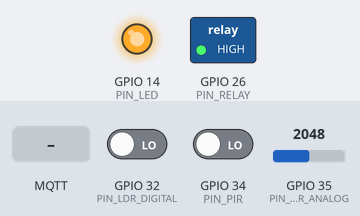
The sketch below on a simulated ESP32. Parts: switched loads named in the sketch (green lamp = pin HIGH), output pins drawn as LEDs (lit = HIGH). The test bench sets the inputs (shaded band); at power-on: GPIO 34 (PIN_PIR) LOW, GPIO 35 (PIN_LDR_ANALOG) = 2048, GPIO 32 (PIN_LDR_DIGITAL) LOW. WiFi joins after 1.5 s; servers stay silent unless stated; no MQTT or app messages arrive unless stated; what the sketch prints to the serial monitor is not drawn.

Above: at 0.6 s.
At 2.7 s:
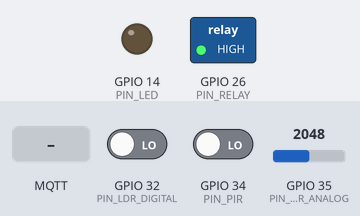
2.8 s: GPIO 34 (PIN_PIR) driven HIGH
4.8 s: GPIO 35 (PIN_LDR_ANALOG) set to 1932
At 5.7 s:
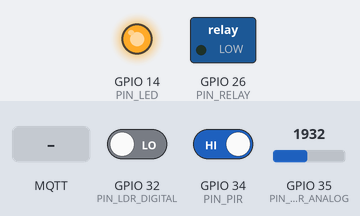
6.4 s: MQTT message "relay" arrives on the first subscribed topic
8.0 s: MQTT message "1" arrives on the first subscribed topic
9.6 s: MQTT message "on" arrives on the first subscribed topic
Timing chart, 0 to 12.2 s (numbered marks = the images above; inputs shaded):
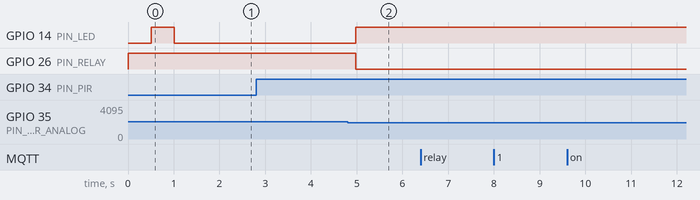

Measured:
- the behaviour switches between 2000 and 1999 on GPIO 35 (PIN_LDR_ANALOG) (found by bisection; images 1 and 2)
- after the input at 2.8 s, every drawn part: stays the same
- after the input at 4.8 s, GPIO 14 (PIN_LED): LOW → HIGH after 0.18 s; GPIO 26 (PIN_RELAY): HIGH → LOW after 0.18 s
- after the input at 6.4 s, every drawn part: stays the same
- after the input at 8.0 s, every drawn part: stays the same
- after the input at 9.6 s, every drawn part: stays the same

The sketch:

smart_classroom_esp32__1_.ino
```cpp
/*
 * ============================================================
 *  SMART CLASSROOM MONITORING - ESP32 Firmware
 *  Kelompok 137 Nyquist - IoT Project
 * ============================================================
 *  Hardware:
 *    - ESP32 DevKit V1
 *    - PIR HC-SR501  -> GPIO 34
 *    - LDR 4-pin AO  -> GPIO 35
 *    - LDR 4-pin DO  -> GPIO 32
 *    - Relay 5V      -> GPIO 26 (aktif LOW)
 *    - LED Indikator -> GPIO 14
 *
 *  Dependensi Library (Install via Arduino Library Manager):
 *    - PubSubClient  (Nick O'Leary)
 *    - ArduinoJson   (Benoit Blanchon)
 * ============================================================
 *
 *  CARA INSTALL LIBRARY:
 *  Arduino IDE -> Sketch -> Include Library -> Manage Libraries
 *  Cari dan install: "PubSubClient" dan "ArduinoJson"
 *
 *  CARA UPLOAD:
 *  1. Board: "ESP32 Dev Module"
 *  2. Port: sesuai COM port
 *  3. Upload Speed: 115200
 * ============================================================
 */

#include <WiFi.h>
#include <PubSubClient.h>
#include <ArduinoJson.h>

// ============================================================
//  KONFIGURASI - SESUAIKAN DENGAN SETUP ANDA
// ============================================================

// WiFi
const char* WIFI_SSID     = "Shizika";
const char* WIFI_PASSWORD = "12sampe9";

// MQTT Broker (IP komputer yang menjalankan Mosquitto)
const char* MQTT_BROKER   = "10.105.116.135";  // Ganti dengan IP broker Anda
const int  MQTT_PORT     = 1883;
const char* MQTT_USER     = "admin";           // Username MQTT broker
const char* MQTT_PASS     = "password123";     // Password MQTT broker
const char* MQTT_CLIENT   = "esp32_classroom_1";

// MQTT Topics
const char* TOPIC_SENSOR  = "classroom/sensor";
const char* TOPIC_STATUS  = "classroom/status";
const char* TOPIC_CMD     = "classroom/command";  // untuk terima perintah dari dashboard

// ============================================================
//  PIN DEFINITIONS
// ============================================================
#define PIN_PIR         34   // PIR HC-SR501 output
#define PIN_LDR_ANALOG  35   // LDR output analog
#define PIN_LDR_DIGITAL 32   // LDR output digital
#define PIN_RELAY       26   // Relay IN (aktif LOW)
#define PIN_LED         14   // LED indikator status

// ============================================================
//  KONFIGURASI SISTEM
// ============================================================
#define INTERVAL_PUBLISH    60000   // Kirim data tiap 60 detik (1 menit)
#define PIR_DELAY           30000   // Tunggu 30 detik sebelum matikan lampu
#define LDR_THRESHOLD_DARK  2000    // Nilai ADC dibawah ini = gelap (sesuaikan!)
#define RELAY_ACTIVE_LOW    true    // true jika relay aktif LOW (umumnya begitu)

// ============================================================
//  VARIABEL GLOBAL
// ============================================================
WiFiClient   espClient;
PubSubClient mqttClient(espClient);

bool  pirState        = false;   // Ada orang = true
bool  relayState      = false;   // Lampu menyala = true
int   ldrValue        = 0;       // Nilai analog LDR (0-4095)
bool  ldrDigital      = false;   // Kondisi gelap digital
unsigned long lastPublish    = 0;
unsigned long lastPirDetect  = 0;
unsigned long lastReconnect  = 0;

// ============================================================
//  FUNGSI RELAY
// ============================================================
void setRelay(bool on) {
  relayState = on;
  if (RELAY_ACTIVE_LOW) {
    digitalWrite(PIN_RELAY, on ? LOW : HIGH);
  } else {
    digitalWrite(PIN_RELAY, on ? HIGH : LOW);
  }
  // LED ikut status relay
  digitalWrite(PIN_LED, on ? HIGH : LOW);
  Serial.printf("[RELAY] Lampu: %s\n", on ? "MENYALA" : "MATI");
}

// ============================================================
//  KONEKSI WIFI
// ============================================================
void connectWiFi() {
  Serial.printf("\n[WiFi] Menghubungkan ke: %s", WIFI_SSID);
  WiFi.begin(WIFI_SSID, WIFI_PASSWORD);

  int retry = 0;
  while (WiFi.status() != WL_CONNECTED && retry < 30) {
    delay(500);
    Serial.print(".");
    retry++;
    // Kedipkan LED saat connecting
    digitalWrite(PIN_LED, !digitalRead(PIN_LED));
  }

  if (WiFi.status() == WL_CONNECTED) {
    Serial.printf("\n[WiFi] Terhubung! IP: %s\n", WiFi.localIP().toString().c_str());
    digitalWrite(PIN_LED, LOW);
  } else {
    Serial.println("\n[WiFi] GAGAL terhubung. Restart...");
    ESP.restart();
  }
}

// ============================================================
//  CALLBACK MQTT (terima perintah dari dashboard/Node-RED)
// ============================================================
void mqttCallback(char* topic, byte* payload, unsigned int length) {
  String msg = "";
  for (unsigned int i = 0; i < length; i++) {
    msg += (char)payload[i];
  }

  Serial.printf("[MQTT] Pesan dari %s: %s\n", topic, msg.c_str());

  // Parse JSON command
  StaticJsonDocument<200> doc;
  if (deserializeJson(doc, msg) == DeserializationError::Ok) {
    // Contoh: {"command":"relay","value":true}
    const char* cmd = doc["command"];
    if (cmd && strcmp(cmd, "relay") == 0) {
      bool val = doc["value"];
      setRelay(val);
    }
  }
}

// ============================================================
//  KONEKSI MQTT
// ============================================================
bool connectMQTT() {
  Serial.printf("[MQTT] Menghubungkan ke broker %s:%d ...\n", MQTT_BROKER, MQTT_PORT);

  if (mqttClient.connect(MQTT_CLIENT, MQTT_USER, MQTT_PASS)) {
    Serial.println("[MQTT] Terhubung!");
    mqttClient.subscribe(TOPIC_CMD);

    // Publish status online
    StaticJsonDocument<100> doc;
    doc["device"]  = MQTT_CLIENT;
    doc["status"]  = "online";
    char buf[100];
    serializeJson(doc, buf);
    mqttClient.publish(TOPIC_STATUS, buf, true); // retained
    return true;
  }

  Serial.printf("[MQTT] Gagal. State: %d\n", mqttClient.state());
  return false;
}

// ============================================================
//  BACA SENSOR
// ============================================================
void readSensors() {
  // Baca PIR
  pirState = digitalRead(PIN_PIR);

  // Baca LDR
  ldrValue   = analogRead(PIN_LDR_ANALOG);  // 0-4095 pada ESP32
  ldrDigital = digitalRead(PIN_LDR_DIGITAL); // HIGH = gelap (tergantung modul)

  // Konversi ke persentase kecerahan (0-100%)
  // ESP32 ADC 12-bit: 0=gelap total, 4095=terang penuh
  // Sesuaikan tergantung posisi potensiometer modul LDR
}

// ============================================================
//  LOGIKA KONTROL LAMPU
// ============================================================
void controlLogic() {
  unsigned long now = millis();

  if (pirState) {
    // Ada gerakan terdeteksi
    lastPirDetect = now;

    if (!relayState) {
      // Cek intensitas cahaya: nyalakan lampu jika gelap
      // ldrValue rendah = gelap (sesuaikan threshold!)
      bool isDark = (ldrValue < LDR_THRESHOLD_DARK);
      if (isDark) {
        setRelay(true);
        Serial.println("[LOGIC] Ruangan terisi + gelap -> Lampu ON");
      } else {
        Serial.printf("[LOGIC] Ruangan terisi, cahaya cukup (%d) -> Lampu tetap OFF\n", ldrValue);
      }
    }

  } else {
    // Tidak ada gerakan
    if (relayState) {
      // Jika sudah tidak ada gerakan > PIR_DELAY detik -> matikan
      if (now - lastPirDetect > PIR_DELAY) {
        setRelay(false);
        Serial.println("[LOGIC] Ruangan kosong -> Lampu OFF");
      }
    }
  }
}

// ============================================================
//  PUBLISH DATA KE MQTT
// ============================================================
void publishData() {
  if (!mqttClient.connected()) return;

  int brightnessPct = map(ldrValue, 0, 4095, 0, 100);

  // Buat JSON payload
  StaticJsonDocument<300> doc;
  doc["device"]      = MQTT_CLIENT;
  doc["timestamp"]   = millis();
  doc["pir"]         = pirState;
  doc["occupied"]    = pirState;              // Status terisi/kosong
  doc["ldr_raw"]     = ldrValue;
  doc["brightness"]  = brightnessPct;         // 0-100%
  doc["ldr_digital"] = ldrDigital;
  doc["relay"]       = relayState;
  doc["lamp"]        = relayState;
  doc["wifi_rssi"]   = WiFi.RSSI();

  char buf[300];
  serializeJson(doc, buf);

  bool ok = mqttClient.publish(TOPIC_SENSOR, buf);
  Serial.printf("[MQTT] Publish %s: %s\n", ok ? "OK" : "GAGAL", buf);
}

// ============================================================
//  SETUP
// ============================================================
void setup() {
  Serial.begin(115200);
  Serial.println("\n========================================");
  Serial.println("  Smart Classroom IoT - Kelompok 137");
  Serial.println("========================================");

  // Inisialisasi pin
  pinMode(PIN_PIR,         INPUT);
  pinMode(PIN_LDR_DIGITAL, INPUT);
  pinMode(PIN_RELAY,       OUTPUT);
  pinMode(PIN_LED,         OUTPUT);

  // Relay OFF saat boot (aktif LOW -> HIGH = OFF)
  setRelay(false);

  // Koneksi WiFi
  connectWiFi();

  // Setup MQTT
  mqttClient.setServer(MQTT_BROKER, MQTT_PORT);
  mqttClient.setCallback(mqttCallback);
  mqttClient.setKeepAlive(60);

  connectMQTT();

  Serial.println("[SYSTEM] Siap! Mulai monitoring...");
  Serial.printf("[CONFIG] PIR timeout: %d detik\n", PIR_DELAY / 1000);
  Serial.printf("[CONFIG] Publish interval: %d detik\n", INTERVAL_PUBLISH / 1000);
  Serial.printf("[CONFIG] LDR threshold: %d\n", LDR_THRESHOLD_DARK);
}

// ============================================================
//  LOOP UTAMA
// ============================================================
void loop() {
  unsigned long now = millis();

  // Reconnect WiFi jika putus
  if (WiFi.status() != WL_CONNECTED) {
    Serial.println("[WiFi] Koneksi putus, reconnect...");
    connectWiFi();
  }

  // Reconnect MQTT jika putus (coba tiap 5 detik)
  if (!mqttClient.connected()) {
    if (now - lastReconnect > 5000) {
      lastReconnect = now;
      if (!connectMQTT()) {
        Serial.println("[MQTT] Reconnect gagal, coba lagi...");
      }
    }
  }

  mqttClient.loop();

  // Baca sensor setiap loop
  readSensors();

  // Jalankan logika kontrol
  controlLogic();

  // Publish data tiap INTERVAL_PUBLISH
  if (now - lastPublish >= INTERVAL_PUBLISH) {
    lastPublish = now;
    publishData();

    // Debug serial
    Serial.printf("[SENSOR] PIR:%d | LDR:%d (%d%%) | Relay:%d\n",
      pirState, ldrValue, map(ldrValue,0,4095,0,100), relayState);
  }

  delay(200); // Sampling rate ~5Hz
}
```
